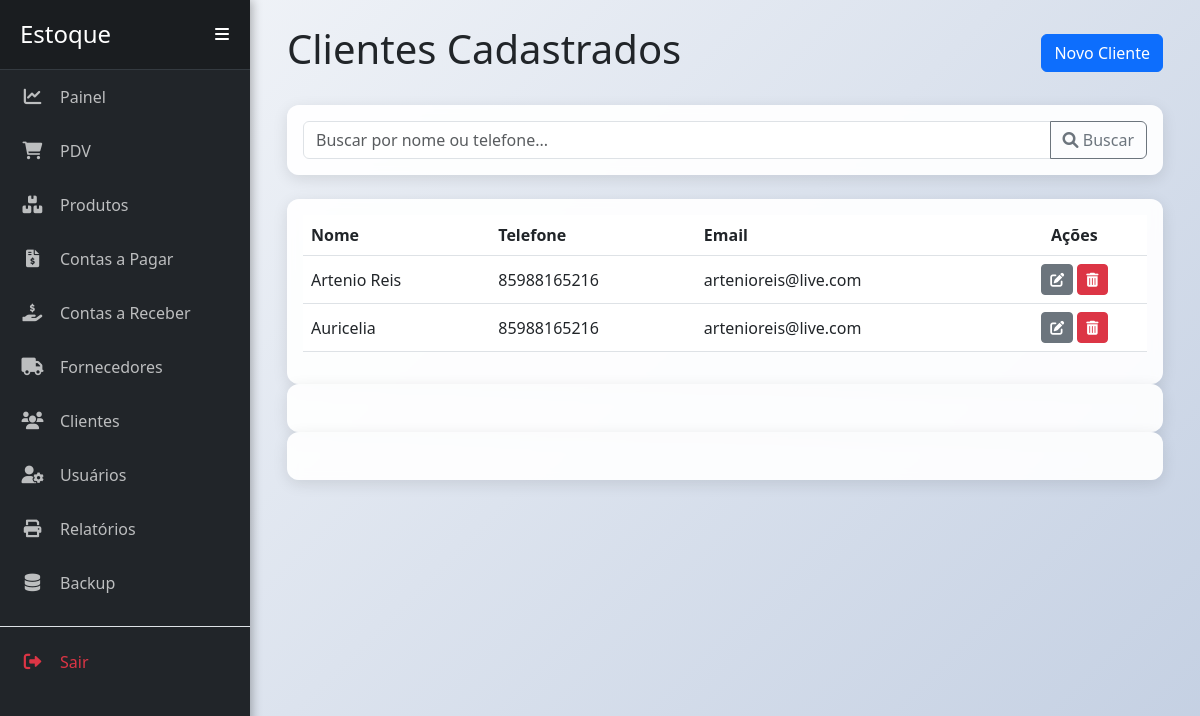
Before: /clientes (signed in) with the older database file.
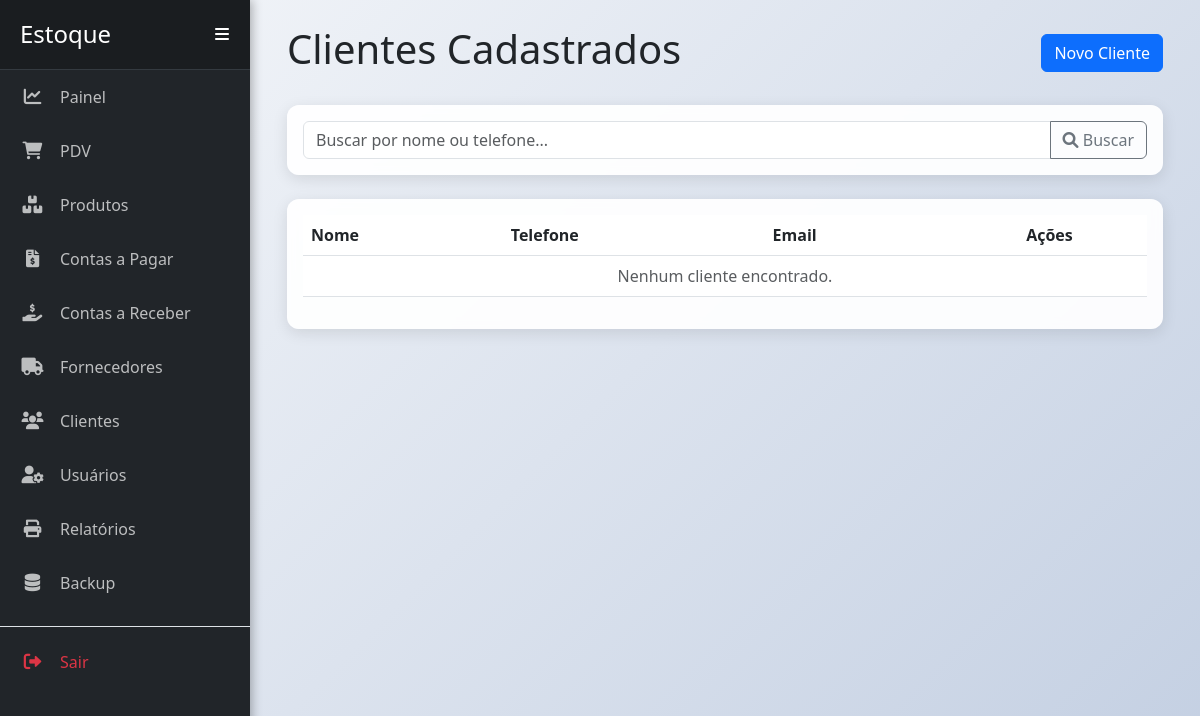
After: the same page with the newer database file.
### models.py (models this page shows)
class Cliente(db.Model):
    __tablename__ = 'cliente'
    id = db.Column(db.Integer, primary_key=True)
    nome = db.Column(db.String(100), nullable=False)
    telefone = db.Column(db.String(20))
    email = db.Column(db.String(100))
    endereco = db.Column(db.String(200))
    vendas = db.relationship('MovimentacaoEstoque', backref='cliente', lazy=True, cascade="all, delete-orphan")
    contas_a_receber = db.relationship('ContaReceber', backref='cliente', lazy=True, cascade="all, delete-orphan")

### app.py (the view)
@app.route('/clientes')
@login_required
def listar_clientes():
    search_term = request.args.get('q')
    query = Cliente.query
    if search_term:
        query = query.filter(or_(Cliente.nome.ilike(f'%{search_term}%'), Cliente.telefone.ilike(f'%{search_term}%')))
    clientes = query.order_by(Cliente.nome.asc()).all()
    return render_template('clientes.html', clientes=clientes, search_term=search_term)

### app.py (called while the page is built)
@app.context_processor
def inject_datetime():
    return {'modules': {'datetime': datetime, 'date': date, 'timedelta': timedelta}}

def login_required(f):
    @wraps(f)
    def decorated_function(*args, **kwargs):
        if 'logged_in' not in session or 'user_id' not in session:
            session.clear()
            flash('A sua sessão é inválida. Por favor, faça login novamente.', 'warning')
            return redirect(url_for('login'))
        return f(*args, **kwargs)
    return decorated_function

### templates/clientes.html (shortened to what this page needs)
{% extends 'base.html' %}
{% block content %}
<div class="d-flex justify-content-between align-items-center mb-4">
    <h1>Clientes Cadastrados</h1>
    <a href="{{ url_for('adicionar_cliente') }}" class="btn btn-primary">Novo Cliente</a>
</div>
<div class="card mb-4">
    <div class="card-body">
        <form method="GET" action="{{ url_for('listar_clientes') }}">
            <div class="input-group">
                <input type="text" class="form-control" name="q" placeholder="Buscar por nome ou telefone..." value="{{ search_term or '' }}">
                <button class="btn btn-outline-secondary" type="submit"><i class="fas fa-search"></i> Buscar</button>
            </div>
        </form>
    </div>
</div>
<div class="card">
    <div class="card-body">
        <table class="table table-hover align-middle">
            <thead>
                <tr>
                    <th>Nome</th>
                    <th>Telefone</th>
                    <th>Email</th>
                    <th class="text-center">Ações</th>
                </tr>
            </thead>
            <tbody>
                {% for cliente in clientes %}
                <tr>
                    <td>{{ cliente.nome }}</td>
                    <td>{{ cliente.telefone or 'Não informado' }}</td>
                    <td>{{ cliente.email or 'Não informado' }}</td>
                    <td class="text-center">
                        <a href="{{ url_for('editar_cliente', id=cliente.id) }}" class="btn btn-secondary btn-sm" title="Editar">
                            <i class="fas fa-edit"></i>
                        </a>
                        <button type="button" class="btn btn-danger btn-sm" data-bs-toggle="modal" data-bs-target="#confirmDeleteModal-{{ cliente.id }}" title="Excluir">
                            <i class="fas fa-trash-alt"></i>
                        </button>
                    </td>
                </tr>
                {% else %}
                <tr>
                    <td colspan="4" class="text-center text-muted">Nenhum cliente encontrado.</td>
                </tr>
                {% endfor %}
            </tbody>
        </table>
    </div>
</div>
{% for cliente in clientes %}
<div class="card">
    <div class="card-body">
        <div class="table-responsive">
        </div>
    </div>
</div>
{% endfor %}
{% endblock %}

### templates/base.html (shortened to what this page needs)
<!DOCTYPE html>
<html lang="pt-br">
<head>
    <link href="https://cdn.jsdelivr.net/npm/bootstrap@5.3.0/dist/css/bootstrap.min.css" rel="stylesheet">
    <link rel="stylesheet" href="https://cdnjs.cloudflare.com/ajax/libs/font-awesome/6.0.0/all.min.css">
    <link rel="stylesheet" href="{{ url_for('static', filename='css/style.css') }}">
</head>
<body>
    <div id="wrapper">
        <nav id="sidebar">
            <div class="sidebar-header d-flex justify-content-between align-items-center">
                <h4 class="sidebar-title mb-0">Estoque</h4>
                <button type="button" id="sidebarCollapse" class="btn btn-link text-white p-0">
                    <i class="fas fa-bars"></i>
                </button>
            </div>
            <ul class="nav flex-column mb-auto">
                <li class="nav-item"><a class="nav-link" href="{{ url_for('index') }}"><i class="fas fa-chart-line"></i>
                        <span>Painel</span></a></li>
                <li class="nav-item"><a class="nav-link" href="{{ url_for('pdv') }}"><i
                            class="fas fa-shopping-cart"></i> <span>PDV</span></a></li>
                <li class="nav-item"><a class="nav-link" href="{{ url_for('listar_produtos') }}"><i
                            class="fas fa-boxes"></i> <span>Produtos</span></a></li>
                <li class="nav-item"><a class="nav-link" href="{{ url_for('listar_contas') }}"><i
                            class="fas fa-file-invoice-dollar"></i> <span>Contas a Pagar</span></a></li>
                <li class="nav-item"><a class="nav-link" href="{{ url_for('listar_contas_receber') }}"><i
                            class="fas fa-hand-holding-usd"></i> <span>Contas a Receber</span></a></li>
                <li class="nav-item"><a class="nav-link" href="{{ url_for('listar_fornecedores') }}"><i
                            class="fas fa-truck"></i> <span>Fornecedores</span></a></li>
                <li class="nav-item"><a class="nav-link" href="{{ url_for('listar_clientes') }}"><i
                            class="fas fa-users"></i> <span>Clientes</span></a></li>
                <li class="nav-item"><a class="nav-link" href="{{ url_for('listar_utilizadores') }}"><i
                            class="fas fa-user-cog"></i> <span>Usuários</span></a></li>
                <li class="nav-item"><a class="nav-link" href="{{ url_for('relatorios') }}"><i class="fas fa-print"></i>
                        <span>Relatórios</span></a></li>
                <li class="nav-item"><a class="nav-link" href="{{ url_for('backup') }}"><i class="fas fa-database"></i>
                        <span>Backup</span></a></li>
                {% if session.get('logged_in') %}
                <li class="nav-item mt-3 border-top pt-2"><a class="nav-link text-danger"
                        href="{{ url_for('logout') }}"><i class="fas fa-sign-out-alt"></i> <span>Sair</span></a></li>
                {% endif %}
            </ul>
        </nav>
        <div id="content">
            <div class="container-fluid">
                {% block content %}{% endblock %}
            </div>
        </div>
    </div>
</body>
</html>

### static/css/style.css (style rules this page uses)
body { background: linear-gradient(135deg, #f5f7fa 0%, #c3cfe2 100%) !important; background-attachment: fixed; margin: 0; font-family: 'Segoe UI', Tahoma, Geneva, Verdana, sans-serif; min-height: 100vh; overflow-x: hidden; }
#wrapper { display: flex; width: 100%; align-items: stretch; }
#sidebar { min-width: 250px; max-width: 250px; background: #212529; color: #fff; transition: all 0.3s ease; min-height: 100vh; z-index: 1000; box-shadow: 2px 0 10px rgba(0, 0, 0, 0.3); }
#sidebar .sidebar-header { padding: 20px; background: #1a1d20; border-bottom: 1px solid #343a40; }
#sidebar .nav-link { padding: 15px 20px; color: rgba(255, 255, 255, 0.7); display: flex; align-items: center; text-decoration: none; white-space: nowrap; transition: 0.2s; }
#sidebar .nav-link i { font-size: 1.1rem; width: 25px; text-align: center; margin-right: 15px; }
#content { width: 100%; padding: 25px; transition: all 0.3s; }
.card { border: none; border-radius: 12px; box-shadow: 0 4px 15px rgba(0, 0, 0, 0.1); background-color: rgba(255, 255, 255, 0.92) !important; backdrop-filter: blur(10px); }

### templates/clientes.html (style rules this page uses)
body { background-image: url('https://blog.danielatacado.com.br/wp-content/uploads/2018/07/2.png'); background-size: cover; background-attachment: fixed; }
.card { background-color: rgba(255, 255, 255, 0.95); backdrop-filter: blur(5px); }

Changed rows visible on the page:
removed Cliente: nome "Artenio Reis", telefone "85988165216", email "artenioreis@live.com"
removed Cliente: nome "Auricelia", telefone "85988165216", email "artenioreis@live.com"
Other visible differences:
text now shown: "Nenhum cliente encontrado."
